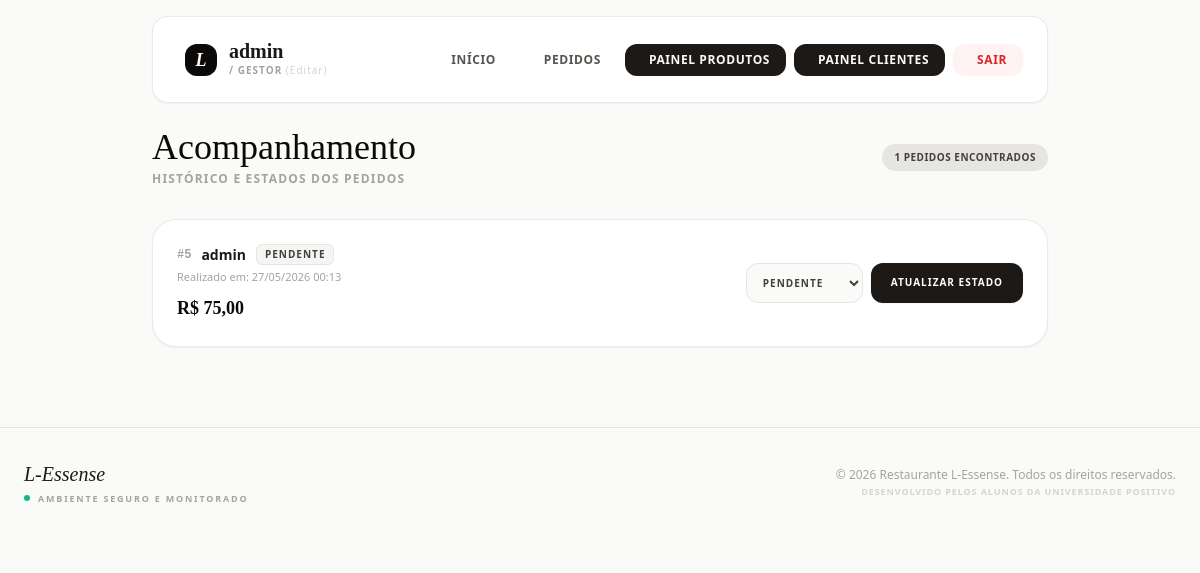
The app's page /dashboard/status.php (signed in), older data.
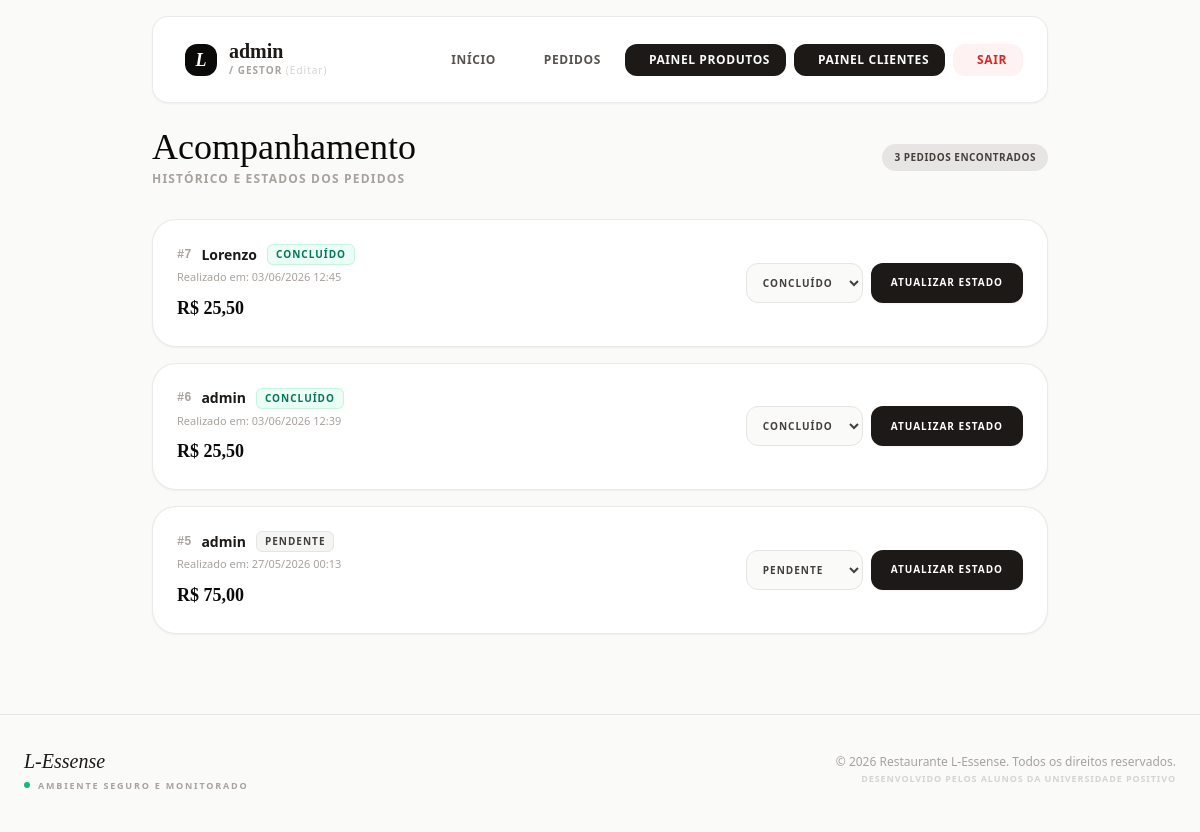
The same page, newer data.
### tables this page shows
CREATE TABLE `pedidos` (
  `id` int(11) NOT NULL,
  `usuario_id` int(11) NOT NULL,
  `usuario_nome` varchar(100) NOT NULL,
  `total` decimal(10,2) NOT NULL,
  `status` varchar(50) DEFAULT 'Pendente',
  `criado_em` timestamp NOT NULL DEFAULT current_timestamp()
);

### dashboard/status.php (the view, shortened to what this page needs)
<?php
require_once __DIR__ . '/../auth/Conexao.php';
if ($_SESSION['perfil'] === 'admin') {
    $sql_pedidos = "SELECT * FROM pedidos ORDER BY criado_em DESC";
    $stmt_p = mysqli_prepare($conexao, $sql_pedidos);
} else {
    $sql_pedidos = "SELECT * FROM pedidos WHERE usuario_id = ? ORDER BY criado_em DESC";
    $stmt_p = mysqli_prepare($conexao, $sql_pedidos);
    mysqli_stmt_bind_param($stmt_p, "i", $_SESSION['usuario_id']);
}
mysqli_stmt_execute($stmt_p);
$resultado = mysqli_stmt_get_result($stmt_p);
$pedidos = mysqli_fetch_all($resultado, MYSQLI_ASSOC);
?>
<!DOCTYPE html>
<html lang="pt-br">
<head>
    <link rel="stylesheet" href="../style.css">
    <script src="https://cdn.tailwindcss.com\"></script>
</head>
<body class="bg-stone-50 text-stone-900 antialiased font-sans">
</head>
<body class="bg-stone-50 text-stone-800 p-4 md:p-8 min-h-screen">
    <div class="max-w-4xl mx-auto">
        <?php include '../user/menu.php'; ?>
        <div class="mb-8 flex flex-col md:flex-row justify-between items-start md:items-center gap-4">
            <div>
                <h1 class="font-serif text-4xl text-stone-950">Acompanhamento</h1>
                <p class="text-stone-400 text-xs font-bold uppercase tracking-widest mt-1">Histórico e estados dos pedidos</p>
            </div>
            <span class="text-[10px] font-black bg-stone-200 text-stone-700 px-3 py-1.5 rounded-full uppercase tracking-wider">
                <?php echo count($pedidos); ?> Pedidos Encontrados
            </span>
        </div>
        <?php if (empty($pedidos)): ?>
            <div class="bg-white border border-stone-200/80 rounded-3xl p-12 text-center shadow-sm">
                <i data-lucide="package-open" class="w-12 h-12 text-stone-300 mx-auto mb-4"></i>
                <h3 class="font-serif text-xl text-stone-900 mb-1">Nenhum pedido efetuado</h3>
                <p class="text-stone-400 text-sm max-w-sm mx-auto">Assim que um pedido for submetido na plataforma, ele aparecerá listado nesta secção.</p>
            </div>
        <?php else: ?>
            <div class="grid grid-cols-1 gap-4">
                <?php foreach ($pedidos as $p):
                    $corStatus = 'bg-stone-100 text-stone-700 border-stone-200';
                    if ($p['status'] == 'Concluído') $corStatus = 'bg-emerald-50 text-emerald-700 border-emerald-200/60';
                ?>
                    <div class="bg-white border border-stone-200/80 rounded-3xl p-6 shadow-sm flex flex-col md:flex-row justify-between items-start md:items-center gap-4 transition-all hover:border-stone-300">
                        <div class="space-y-1">
                            <div class="flex items-center gap-2.5">
                                <span class="font-mono text-xs font-bold text-stone-400">#<?php echo $p['id']; ?></span>
                                <span class="text-sm font-bold text-stone-900"><?php echo htmlspecialchars($p['usuario_nome']); ?></span>
                                <span class="text-[10px] font-black uppercase tracking-widest border px-2 py-0.5 rounded-md <?php echo $corStatus; ?>">
                                    <?php echo $p['status']; ?>
                                </span>
                            </div>
                            <p class="text-stone-400 text-[11px] font-medium">Realizado em: <?php echo date('d/m/Y H:i', strtotime($p['criado_em'])); ?></p>
                            <div class="text-lg font-serif text-stone-950 font-bold pt-1">
                                R$ <?php echo number_format((float)$p['total'], 2, ',', '.'); ?>
                            </div>
                        </div>
                        <?php if ($_SESSION['perfil'] === 'admin'): ?>
                            <form action="" method="POST" class="flex items-center gap-2 w-full md:w-auto pt-3 md:pt-0 border-t md:border-t-0 border-stone-100">
                                <select name="novo_status" class="bg-stone-50 text-stone-700 rounded-xl px-3 h-10 text-[10px] font-black uppercase tracking-widest outline-none border border-stone-200 focus:border-stone-400 transition-all cursor-pointer">
                                    <option value="Pendente" <?php echo $p['status'] == 'Pendente' ? 'selected' : ''; ?>>Pendente</option>
                                    <option value="Concluído" <?php echo $p['status'] == 'Concluído' ? 'selected' : ''; ?>>Concluído</option>
                                </select>
                                <button type="submit" name="alterar_status" class="h-10 bg-stone-900 text-white px-5 rounded-xl text-[10px] font-black uppercase tracking-widest hover:bg-black transition-all active:scale-95 shadow-sm whitespace-nowrap">
                                    Atualizar Estado
                                </button>
                            </form>
                        <?php endif; ?>
                    </div>
                <?php endforeach; ?>
            </div>
        <?php endif; ?>
    </div>
    <?php include '../user/rodape.php'; ?>
</body>
</html>

Row changes from the older to the newer data that the page shows:
added pedidos: id "7", usuario_nome "Lorenzo", status "CONCLUÍDO", criado_em "03/06/2026 12:45", total "25,50", novo_status "Concluído"
added pedidos: id "6", usuario_nome "admin", status "CONCLUÍDO", criado_em "03/06/2026 12:39", total "25,50", novo_status "Concluído"
Text that changed along with them:
count($pedidos): "1" → "3"
